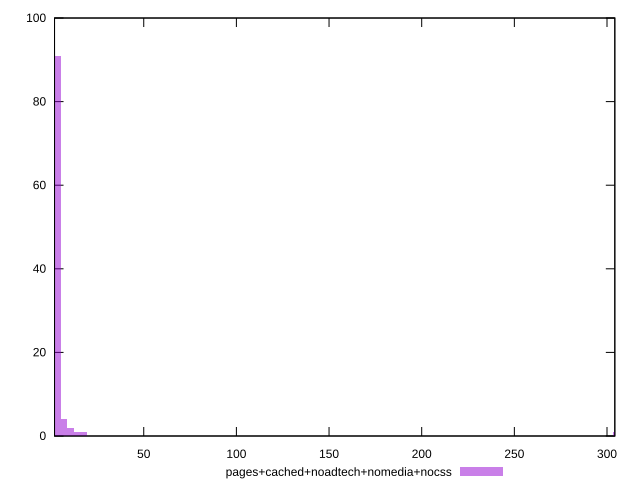

Recreate this plot in gnuplot.
reset

$pagesCachedNoadtechNomediaNocss <<EOF
305.0812613638393 1
3.506681165101601 91
7.013362330203202 4
17.533405825508005 1
10.520043495304805 2
14.026724660406405 1
EOF

set key outside below
set boxwidth 3.506681165101601
set xrange [1.8590000000000002:304.21900000000005]
set yrange [0:100]
set trange [0:100]
set style fill transparent solid 0.5 noborder
set terminal svg size 640, 490 enhanced background rgb 'white'
set output "report_00017_2021-02-10T15-08-03.406Z/server-response-time/comparison/histogram/4_vs_5.svg"

plot $pagesCachedNoadtechNomediaNocss title "pages+cached+noadtech+nomedia+nocss" with boxes

reset
